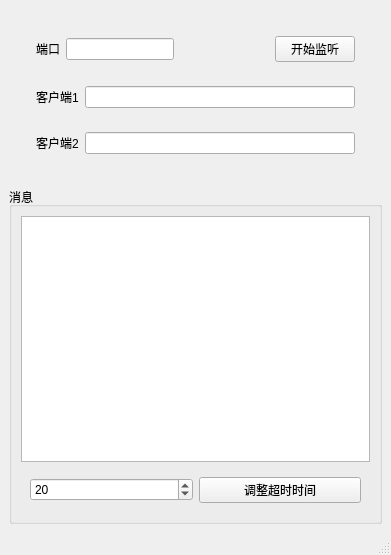
<?xml version="1.0" encoding="UTF-8"?>
<ui version="4.0">
 <class>MainWindow</class>
 <widget class="QMainWindow" name="MainWindow">
  <property name="geometry">
   <rect>
    <x>0</x>
    <y>0</y>
    <width>391</width>
    <height>555</height>
   </rect>
  </property>
  <property name="windowTitle">
   <string>MainWindow</string>
  </property>
  <widget class="QWidget" name="centralwidget">
   <layout class="QVBoxLayout" name="verticalLayout_4">
    <item>
     <widget class="QWidget" name="widget_5" native="true">
      <layout class="QVBoxLayout" name="verticalLayout_3">
       <item>
        <widget class="QWidget" name="widget_4" native="true">
         <layout class="QVBoxLayout" name="verticalLayout">
          <item>
           <widget class="QWidget" name="widget" native="true">
            <layout class="QHBoxLayout" name="horizontalLayout">
             <item>
              <widget class="QLabel" name="port_label">
               <property name="text">
                <string>端口</string>
               </property>
              </widget>
             </item>
             <item>
              <widget class="QLineEdit" name="port_line"/>
             </item>
             <item>
              <spacer name="horizontalSpacer">
               <property name="orientation">
                <enum>Qt::Horizontal</enum>
               </property>
               <property name="sizeHint" stdset="0">
                <size>
                 <width>40</width>
                 <height>20</height>
                </size>
               </property>
              </spacer>
             </item>
             <item>
              <widget class="QPushButton" name="listen_button">
               <property name="text">
                <string>开始监听</string>
               </property>
              </widget>
             </item>
            </layout>
           </widget>
          </item>
          <item>
           <widget class="QWidget" name="widget_2" native="true">
            <layout class="QHBoxLayout" name="horizontalLayout_2">
             <item>
              <widget class="QLabel" name="client1">
               <property name="text">
                <string>客户端1</string>
               </property>
              </widget>
             </item>
             <item>
              <widget class="QLineEdit" name="cli1_info"/>
             </item>
            </layout>
           </widget>
          </item>
          <item>
           <widget class="QWidget" name="widget_3" native="true">
            <layout class="QHBoxLayout" name="horizontalLayout_3">
             <item>
              <widget class="QLabel" name="client2">
               <property name="text">
                <string>客户端2</string>
               </property>
              </widget>
             </item>
             <item>
              <widget class="QLineEdit" name="cli2_info"/>
             </item>
            </layout>
           </widget>
          </item>
         </layout>
        </widget>
       </item>
      </layout>
     </widget>
    </item>
    <item>
     <widget class="QGroupBox" name="game_info">
      <property name="title">
       <string>消息</string>
      </property>
      <layout class="QVBoxLayout" name="verticalLayout_2">
       <item>
        <widget class="QTextEdit" name="game_text"/>
       </item>
       <item>
        <widget class="QWidget" name="widget_7" native="true">
         <layout class="QHBoxLayout" name="horizontalLayout_4">
          <item>
           <widget class="QSpinBox" name="spinBox">
            <property name="minimum">
             <number>10</number>
            </property>
            <property name="value">
             <number>20</number>
            </property>
           </widget>
          </item>
          <item>
           <widget class="QPushButton" name="TIMELIMIT">
            <property name="text">
             <string>调整超时时间</string>
            </property>
           </widget>
          </item>
         </layout>
        </widget>
       </item>
      </layout>
     </widget>
    </item>
   </layout>
  </widget>
  <widget class="QStatusBar" name="statusbar"/>
 </widget>
 <resources/>
 <connections/>
</ui>
